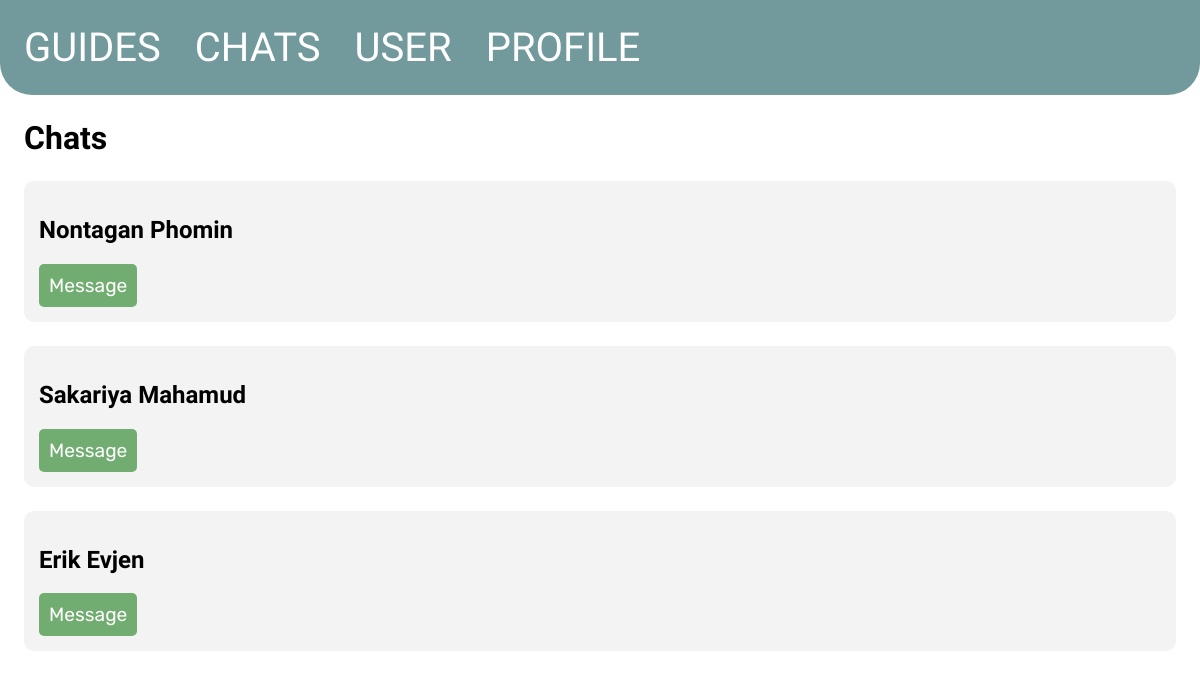
Page /chat/ on the committed database.
### tables this page shows
CREATE TABLE chat
(
    id    INTEGER PRIMARY KEY AUTOINCREMENT,
    user1 INTEGER NOT NULL,
    user2 INTEGER NOT NULL,
    FOREIGN KEY (user1) REFERENCES user (id),
    FOREIGN KEY (user2) REFERENCES user (id)
);

CREATE TABLE user
(
    id        INTEGER PRIMARY KEY AUTOINCREMENT,
    firstname TEXT NOT NULL,
    lastname  TEXT NOT NULL,
    age       INTEGER,
    country   TEXT
);

### app.py (the view)
@app.route('/chat/')
def chat():
    global user_id
    conn = get_db_connection()
    chat = conn.execute(
        'SELECT * FROM chat, user WHERE CASE WHEN ? = user1 THEN user.id = user2 WHEN ? = user2 THEN user.id = user1 END ORDER BY chat.id DESC',
        (user_id, user_id,)).fetchall()
    conn.close()
    return render_template('chat.html', chat=chat)

### app.py (called while the page is built)
def get_db_connection():
    conn = sqlite3.connect('database.db')
    conn.row_factory = sqlite3.Row
    return conn

### templates/chat.html
{% extends 'base.html' %}
{% block content %}
    <h1 id="title">{% block title %} Chats {% endblock %}</h1>
    {% for chat in chat %}
        <div class='post'>
            <h2>{{ chat['firstname'] }} {{ chat['lastname'] }}</h2>
            <a href="{{ url_for('message', id=chat['id']) }}">Message</a>
        </div>
    {% endfor %}
{% endblock %}

### templates/base.html (style rules this page uses)
.post { padding: 15px; margin: 2vw; background-color: #f3f3f3; border-radius: 10px; }
body { margin: 0; padding-bottom: 7rem; }
h1, h2, h3 { font-family: 'Lexend', sans-serif; }
#title { margin: 2vw; }
a { font-family: 'Rubik', sans-serif; text-decoration: none; }
body .post a { font-family: 'Rubik', sans-serif; font-size: 1.2em; display: inline-block; border-radius: 5px; padding: 10px; color: #ffffff; background-color: #71ad71; outline: none; border: none; transition: 300ms; }

### rows in the picture
chat: firstname "Nontagan", lastname "Phomin"
chat: firstname "Sakariya", lastname "Mahamud"
chat: firstname "Erik", lastname "Evjen"
